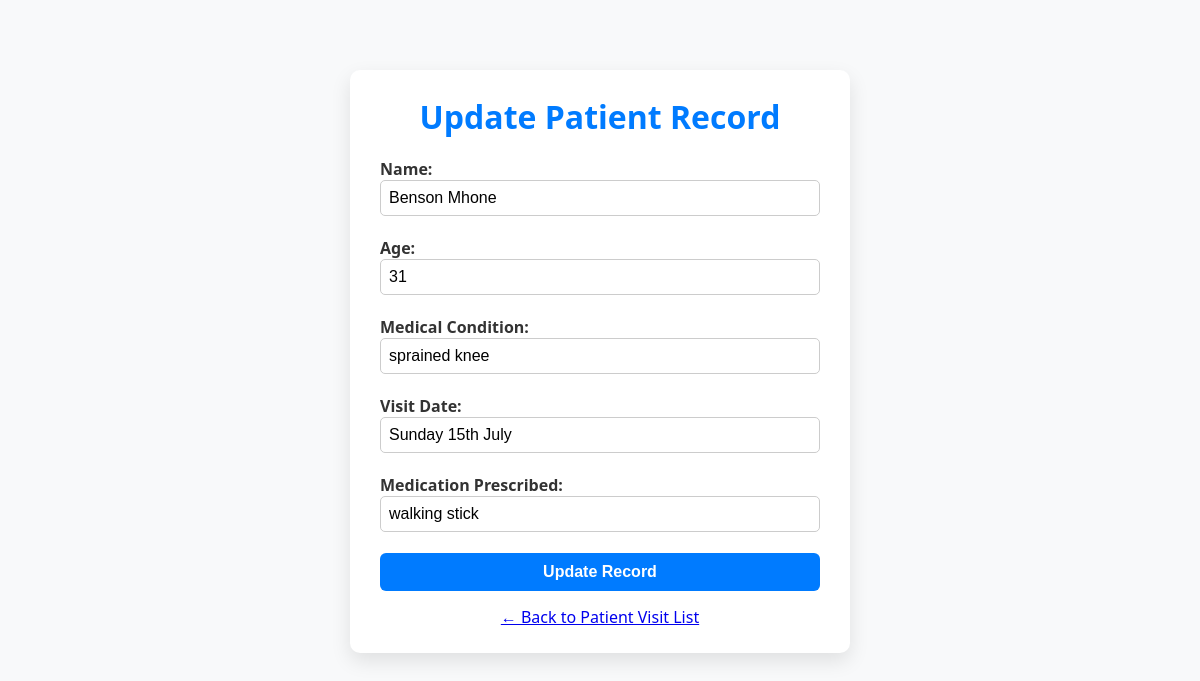
Screenshot of /edit.php?id=6 with the database file from the repository.
### tables this page shows
CREATE TABLE patient_records (
        id INTEGER PRIMARY KEY AUTOINCREMENT,
        name TEXT, 
        age INTEGER, 
        condition TEXT,
        visit_date TEXT,
        prescribed TEXT
    );

### edit.php (the view, shortened to what this page needs)
<?php
require 'setup.php';
$id=$_GET['id'] ?? null;
	$sq= $db->prepare("SELECT * FROM `patient_records` WHERE id = ?");
	$sq->execute([$id]);
	$pt=$sq->fetch();
?>
<!DOCTYPE html>
<html lang="en">
<head>
    <link rel="stylesheet" href="style.css" />
</head>
<body>
    <div class="edit-form-wrapper">
        <h1>Update Patient Record</h1>
        <form action="update.php" method="POST">
            <label>
                Name:
                <input type="text" name="name" value="<?= htmlspecialchars($pt['name']) ?>" required />
            </label>
            <label>
                Age:
                <input type="number" name="age" value="<?= htmlspecialchars($pt['age']) ?>" required />
            </label>
            <label>
                Medical Condition:
                <input type="text" name="condition" value="<?= htmlspecialchars($pt['condition']) ?>" required />
            </label>
            <label>
                Visit Date:
                <input type="text" name="visit_date" value="<?= htmlspecialchars($pt['visit_date']) ?>" required />
            </label>
            <label>
                Medication Prescribed:
                <input type="text" name="prescribed" value="<?= htmlspecialchars($pt['prescribed']) ?>" required />
            </label>
            <button type="submit">Update Record</button>
        </form>
        <p style="text-align:center; margin-top:15px;">
            <a href="index.php">← Back to Patient Visit List</a>
        </p>
    </div>
</body>
</html>

### style.css (style rules this page uses)
* { margin: 0; padding: 0; box-sizing: border-box; }
body { font-family: "Segoe UI", Tahoma, Geneva, Verdana, sans-serif; background-color: #f8f9fa; color: #333; padding: 30px 20px; max-width: 1100px; margin: auto; }
h1, h2 { text-align: center; margin-bottom: 10px; color: #2c3e50; }
.edit-form-wrapper { max-width: 500px; margin: 40px auto 60px auto; background: white; padding: 25px 30px; border-radius: 10px; box-shadow: 0 8px 20px rgba(0,0,0,0.1); }
.edit-form-wrapper h1 { margin-bottom: 20px; color: #007bff; text-align: center; }
.edit-form-wrapper form label { display: block; font-weight: 600; margin-bottom: 6px; font-size: 1rem; }
.edit-form-wrapper form input { width: 100%; padding: 8px; font-size: 1rem; border-radius: 5px; border: 1px solid #ccc; margin-bottom: 15px; }
.edit-form-wrapper form button { padding: 10px 16px; border: none; border-radius: 6px; cursor: pointer; font-weight: 700; font-size: 1rem; background-color: #007bff; color: white; transition: background-color 0.3s; width: 100%; }

### rows the page displays
patient_records: name "Benson Mhone", age "31", condition "sprained knee", visit_date "Sunday 15th July", prescribed "walking stick"
